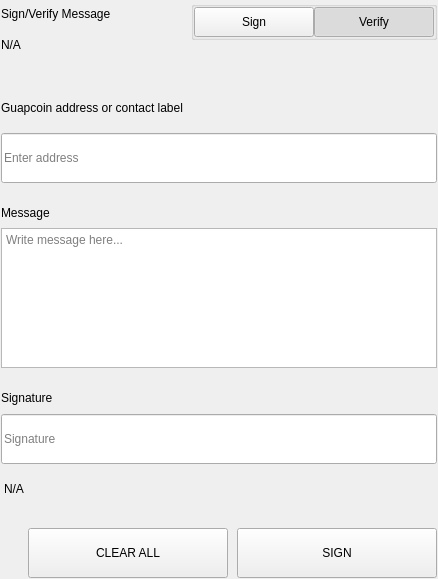
<?xml version="1.0" encoding="UTF-8"?>
<ui version="4.0">
 <class>SettingsSignMessageWidgets</class>
 <widget class="QWidget" name="SettingsSignMessageWidgets">
  <property name="geometry">
   <rect>
    <x>0</x>
    <y>0</y>
    <width>438</width>
    <height>579</height>
   </rect>
  </property>
  <property name="windowTitle">
   <string>Form</string>
  </property>
  <layout class="QVBoxLayout" name="verticalLayout">
   <property name="spacing">
    <number>0</number>
   </property>
   <property name="leftMargin">
    <number>0</number>
   </property>
   <property name="topMargin">
    <number>0</number>
   </property>
   <property name="rightMargin">
    <number>0</number>
   </property>
   <property name="bottomMargin">
    <number>0</number>
   </property>
   <item>
    <widget class="QWidget" name="left" native="true">
     <layout class="QVBoxLayout" name="verticalLayout_3">
      <property name="leftMargin">
       <number>0</number>
      </property>
      <property name="topMargin">
       <number>0</number>
      </property>
      <property name="rightMargin">
       <number>0</number>
      </property>
      <property name="bottomMargin">
       <number>0</number>
      </property>
      <item>
       <widget class="QWidget" name="container_sign" native="true">
        <layout class="QVBoxLayout" name="verticalLayout_2">
         <property name="spacing">
          <number>0</number>
         </property>
         <property name="leftMargin">
          <number>1</number>
         </property>
         <property name="topMargin">
          <number>1</number>
         </property>
         <property name="rightMargin">
          <number>1</number>
         </property>
         <property name="bottomMargin">
          <number>1</number>
         </property>
         <item>
          <layout class="QHBoxLayout" name="horizontalLayout_3" stretch="3,1">
           <property name="spacing">
            <number>40</number>
           </property>
           <item>
            <layout class="QVBoxLayout" name="verticalLayoutTitle">
             <property name="spacing">
              <number>5</number>
             </property>
             <item>
              <widget class="QLabel" name="labelTitle">
               <property name="text">
                <string>Sign/Verify Message</string>
               </property>
              </widget>
             </item>
             <item>
              <widget class="QLabel" name="labelSubtitle1">
               <property name="text">
                <string notr="true">N/A</string>
               </property>
               <property name="wordWrap">
                <bool>true</bool>
               </property>
              </widget>
             </item>
            </layout>
           </item>
           <item alignment="Qt::AlignRight|Qt::AlignTop">
            <widget class="QWidget" name="containerSwitch" native="true">
             <property name="styleSheet">
              <string notr="true">#containerSwitch{
	padding-top:9px;
}</string>
             </property>
             <layout class="QVBoxLayout" name="verticalLayout_6">
              <property name="spacing">
               <number>4</number>
              </property>
              <property name="leftMargin">
               <number>0</number>
              </property>
              <property name="topMargin">
               <number>0</number>
              </property>
              <property name="rightMargin">
               <number>0</number>
              </property>
              <property name="bottomMargin">
               <number>0</number>
              </property>
              <item alignment="Qt::AlignRight">
               <widget class="QGroupBox" name="groupBox">
                <property name="sizePolicy">
                 <sizepolicy hsizetype="Fixed" vsizetype="Preferred">
                  <horstretch>0</horstretch>
                  <verstretch>0</verstretch>
                 </sizepolicy>
                </property>
                <property name="title">
                 <string/>
                </property>
                <property name="alignment">
                 <set>Qt::AlignRight|Qt::AlignTop|Qt::AlignTrailing</set>
                </property>
                <layout class="QHBoxLayout" name="horizontalLayout_4">
                 <property name="spacing">
                  <number>0</number>
                 </property>
                 <property name="leftMargin">
                  <number>0</number>
                 </property>
                 <property name="topMargin">
                  <number>0</number>
                 </property>
                 <property name="rightMargin">
                  <number>0</number>
                 </property>
                 <property name="bottomMargin">
                  <number>0</number>
                 </property>
                 <item>
                  <widget class="QPushButton" name="pushSign">
                   <property name="minimumSize">
                    <size>
                     <width>120</width>
                     <height>30</height>
                    </size>
                   </property>
                   <property name="maximumSize">
                    <size>
                     <width>120</width>
                     <height>30</height>
                    </size>
                   </property>
                   <property name="focusPolicy">
                    <enum>Qt::NoFocus</enum>
                   </property>
                   <property name="text">
                    <string>Sign</string>
                   </property>
                   <property name="checkable">
                    <bool>true</bool>
                   </property>
                   <property name="autoExclusive">
                    <bool>true</bool>
                   </property>
                  </widget>
                 </item>
                 <item>
                  <widget class="QPushButton" name="pushVerify">
                   <property name="minimumSize">
                    <size>
                     <width>120</width>
                     <height>30</height>
                    </size>
                   </property>
                   <property name="maximumSize">
                    <size>
                     <width>120</width>
                     <height>30</height>
                    </size>
                   </property>
                   <property name="focusPolicy">
                    <enum>Qt::NoFocus</enum>
                   </property>
                   <property name="text">
                    <string>Verify</string>
                   </property>
                   <property name="checkable">
                    <bool>true</bool>
                   </property>
                   <property name="checked">
                    <bool>true</bool>
                   </property>
                   <property name="autoExclusive">
                    <bool>true</bool>
                   </property>
                  </widget>
                 </item>
                </layout>
               </widget>
              </item>
              <item alignment="Qt::AlignHCenter|Qt::AlignTop">
               <widget class="QLabel" name="labelSubtitleSwitch">
                <property name="text">
                 <string/>
                </property>
                <property name="alignment">
                 <set>Qt::AlignRight|Qt::AlignTrailing|Qt::AlignVCenter</set>
                </property>
               </widget>
              </item>
             </layout>
            </widget>
           </item>
          </layout>
         </item>
         <item>
          <spacer name="verticalSpacer_2">
           <property name="orientation">
            <enum>Qt::Vertical</enum>
           </property>
           <property name="sizeType">
            <enum>QSizePolicy::Fixed</enum>
           </property>
           <property name="sizeHint" stdset="0">
            <size>
             <width>20</width>
             <height>40</height>
            </size>
           </property>
          </spacer>
         </item>
         <item>
          <widget class="QWidget" name="containerAddress" native="true">
           <property name="sizePolicy">
            <sizepolicy hsizetype="Preferred" vsizetype="Fixed">
             <horstretch>0</horstretch>
             <verstretch>0</verstretch>
            </sizepolicy>
           </property>
           <layout class="QVBoxLayout" name="verticalLayout_5" stretch="0,0">
            <property name="spacing">
             <number>15</number>
            </property>
            <property name="leftMargin">
             <number>0</number>
            </property>
            <property name="topMargin">
             <number>0</number>
            </property>
            <property name="rightMargin">
             <number>0</number>
            </property>
            <property name="bottomMargin">
             <number>0</number>
            </property>
            <item>
             <widget class="QLabel" name="labelSubtitleAddress">
              <property name="minimumSize">
               <size>
                <width>0</width>
                <height>20</height>
               </size>
              </property>
              <property name="maximumSize">
               <size>
                <width>16777215</width>
                <height>20</height>
               </size>
              </property>
              <property name="text">
               <string>Guapcoin address or contact label</string>
              </property>
             </widget>
            </item>
            <item>
             <widget class="QLineEdit" name="addressIn_SM">
              <property name="minimumSize">
               <size>
                <width>0</width>
                <height>50</height>
               </size>
              </property>
              <property name="maximumSize">
               <size>
                <width>16777215</width>
                <height>50</height>
               </size>
              </property>
              <property name="placeholderText">
               <string>Enter address</string>
              </property>
             </widget>
            </item>
           </layout>
          </widget>
         </item>
         <item>
          <spacer name="verticalSpacer_3">
           <property name="orientation">
            <enum>Qt::Vertical</enum>
           </property>
           <property name="sizeType">
            <enum>QSizePolicy::Fixed</enum>
           </property>
           <property name="sizeHint" stdset="0">
            <size>
             <width>20</width>
             <height>20</height>
            </size>
           </property>
          </spacer>
         </item>
         <item>
          <layout class="QVBoxLayout" name="verticalLayout_9">
           <property name="spacing">
            <number>5</number>
           </property>
           <item>
            <widget class="QLabel" name="labelSubtitleMessage">
             <property name="minimumSize">
              <size>
               <width>0</width>
               <height>20</height>
              </size>
             </property>
             <property name="maximumSize">
              <size>
               <width>16777215</width>
               <height>20</height>
              </size>
             </property>
             <property name="text">
              <string>Message</string>
             </property>
            </widget>
           </item>
           <item>
            <widget class="QPlainTextEdit" name="messageIn_SM">
             <property name="minimumSize">
              <size>
               <width>0</width>
               <height>140</height>
              </size>
             </property>
             <property name="maximumSize">
              <size>
               <width>16777215</width>
               <height>140</height>
              </size>
             </property>
             <property name="placeholderText">
              <string>Write message here...</string>
             </property>
            </widget>
           </item>
          </layout>
         </item>
         <item>
          <spacer name="verticalSpacer_4">
           <property name="orientation">
            <enum>Qt::Vertical</enum>
           </property>
           <property name="sizeType">
            <enum>QSizePolicy::Fixed</enum>
           </property>
           <property name="sizeHint" stdset="0">
            <size>
             <width>20</width>
             <height>20</height>
            </size>
           </property>
          </spacer>
         </item>
         <item>
          <widget class="QWidget" name="widget" native="true">
           <property name="minimumSize">
            <size>
             <width>0</width>
             <height>75</height>
            </size>
           </property>
           <property name="maximumSize">
            <size>
             <width>16777215</width>
             <height>16777215</height>
            </size>
           </property>
           <layout class="QVBoxLayout" name="verticalLayout_4">
            <property name="leftMargin">
             <number>0</number>
            </property>
            <property name="topMargin">
             <number>0</number>
            </property>
            <property name="rightMargin">
             <number>0</number>
            </property>
            <property name="bottomMargin">
             <number>0</number>
            </property>
            <item>
             <widget class="QLabel" name="labelSubtitleSignature">
              <property name="minimumSize">
               <size>
                <width>0</width>
                <height>20</height>
               </size>
              </property>
              <property name="maximumSize">
               <size>
                <width>16777215</width>
                <height>20</height>
               </size>
              </property>
              <property name="text">
               <string>Signature</string>
              </property>
             </widget>
            </item>
            <item>
             <widget class="QLineEdit" name="signatureOut_SM">
              <property name="minimumSize">
               <size>
                <width>0</width>
                <height>50</height>
               </size>
              </property>
              <property name="placeholderText">
               <string>Signature</string>
              </property>
             </widget>
            </item>
           </layout>
          </widget>
         </item>
         <item>
          <widget class="QLabel" name="statusLabel_SM">
           <property name="styleSheet">
            <string notr="true">padding-top:5px;</string>
           </property>
           <property name="text">
            <string notr="true">N/A</string>
           </property>
          </widget>
         </item>
         <item>
          <spacer name="verticalSpacer">
           <property name="orientation">
            <enum>Qt::Vertical</enum>
           </property>
           <property name="sizeType">
            <enum>QSizePolicy::Fixed</enum>
           </property>
           <property name="sizeHint" stdset="0">
            <size>
             <width>20</width>
             <height>20</height>
            </size>
           </property>
          </spacer>
         </item>
         <item>
          <layout class="QHBoxLayout" name="horizontalLayout_7">
           <property name="spacing">
            <number>9</number>
           </property>
           <item>
            <spacer name="horizontalSpacer_5">
             <property name="orientation">
              <enum>Qt::Horizontal</enum>
             </property>
             <property name="sizeType">
              <enum>QSizePolicy::Expanding</enum>
             </property>
             <property name="sizeHint" stdset="0">
              <size>
               <width>40</width>
               <height>20</height>
              </size>
             </property>
            </spacer>
           </item>
           <item>
            <widget class="QPushButton" name="pushButtonClear">
             <property name="minimumSize">
              <size>
               <width>200</width>
               <height>50</height>
              </size>
             </property>
             <property name="focusPolicy">
              <enum>Qt::NoFocus</enum>
             </property>
             <property name="text">
              <string>CLEAR ALL</string>
             </property>
            </widget>
           </item>
           <item>
            <widget class="QPushButton" name="pushButtonSave">
             <property name="minimumSize">
              <size>
               <width>200</width>
               <height>50</height>
              </size>
             </property>
             <property name="maximumSize">
              <size>
               <width>200</width>
               <height>50</height>
              </size>
             </property>
             <property name="focusPolicy">
              <enum>Qt::NoFocus</enum>
             </property>
             <property name="text">
              <string>SIGN</string>
             </property>
            </widget>
           </item>
          </layout>
         </item>
        </layout>
       </widget>
      </item>
     </layout>
    </widget>
   </item>
  </layout>
 </widget>
 <resources/>
 <connections/>
</ui>
